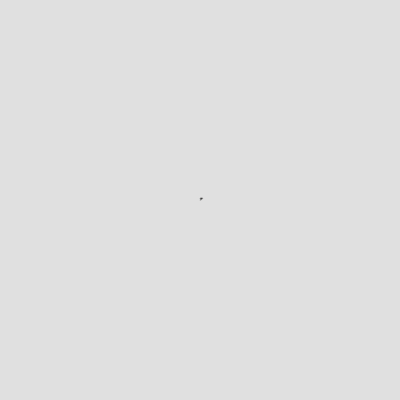
Frame 1 (no input)
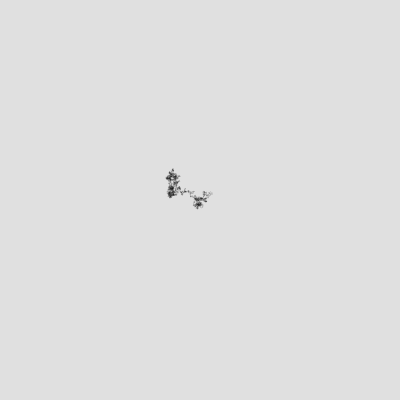
Frame 60 (no input)
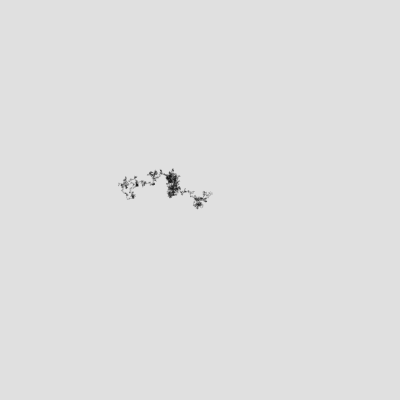
Frame 120 (the mouse pressed at the canvas centre since frame 60)

The p5.js sketch that drew these frames (run headless with seeded random() and noise() and a simulated clock; from frame 60 on, the mouse is pressed at the canvas centre):

// p5.js sketch
// ── sketch.js
//* Random Walker ; Viajero Aleatorio
//* Programa que trata sobre un punto, el cual posee un movimiento "aleatorio"
//* Y va dibujando el rastro que deja detras de si mismo.
//*  (=^ ◡ ^=)

function setup() {
  createCanvas(400, 400);
  x = 200;
  y = 200;
  stroke(0,50);
  background(100, 50);
}

function draw() {
  for (i = 0; i < 30; i++) {
    // ? Dibujamos un punto con las coordenadas x,y

    point(x, y);

    // ? Luego a sus coordenadas le agregamos un valor aleatorio entre [-1,1]

    x += random(-1, 1);
    y += random(-1, 1);
  }
}
